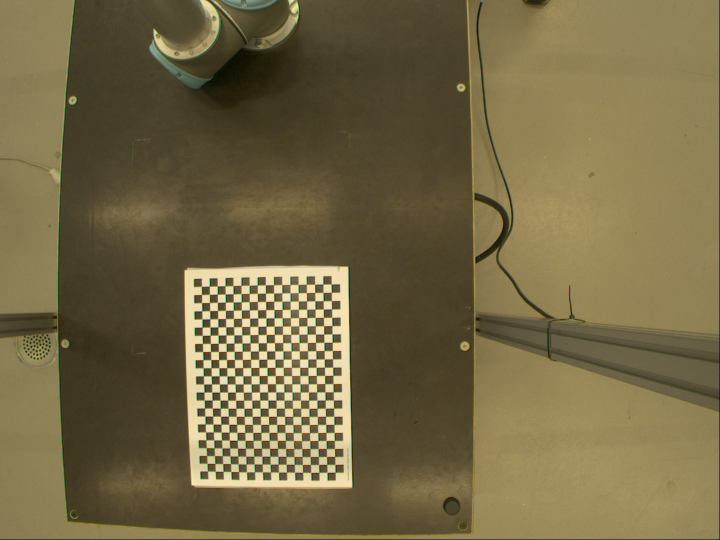
#> input picture Image__2018-10-05__10-29-04.png, 1440 x 1080 px (shown at 1/2 size); its folder holds 5 pictures in this run
$ python CameraCalibration.py
#> lines starting #> are read from the running program, lines starting #| are printed output that depends on the picture; after the words box and inside, x2 and y2 are one past the last pixel; in counts of white or black regions, pixels touching at a corner belong together
import numpy as np
import cv2
import glob

def Main():
    #initialize corner count and photo size
    chessboardSize = (24,17)
    frameSize = (1440,1080)
    #subpixel termination code prerequisite
    criteria = (cv2.TERM_CRITERIA_EPS + cv2.TERM_CRITERIA_MAX_ITER, 30, 0.001)
    #initialize object point array size to amount of corners on chessboard
    objp = np.zeros((chessboardSize[0] * chessboardSize[1], 3), np.float32)
    objp[:,:2] = np.mgrid[0:chessboardSize[0],0:chessboardSize[1]].T.reshape(-1,2)
    #initialize 2D/3D arrays
    objpoints = []  #3D
    imgpoints = []  #2D
    #gather Images from directory
    images = glob.glob('*.png')
    #parse images into array
    for image in images:
        #reads the image and converts to grayscale
        img = cv2.imread(image)
#> img is the input picture: shape (1080, 1440, 3); mean B, G, R 69.3, 103.9, 116.1
        gray = cv2.cvtColor(img, cv2.COLOR_BGR2GRAY)
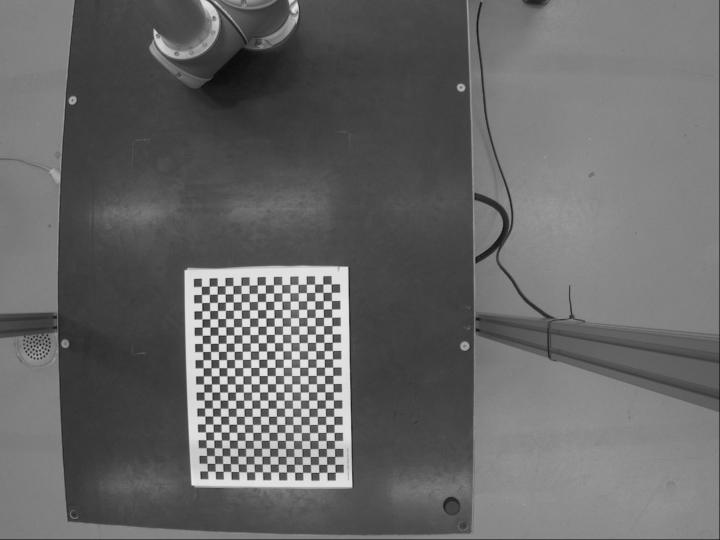
#> gray: shape (1080, 1440) (shown at 1/2 size); min 0, max 244, mean 103.6
        #find chessboard corners
        ret, corners = cv2.findChessboardCorners(gray, chessboardSize, None)
#> ret = True; corners = 408 rows, first 8: [415.7, 942.6], [414.7, 927.8], [414.2, 911.9], [412.8, 896.3], [412.5, 880.3], [411.9, 864.8], [411, 848.7], [410.6, 832.7]

        if ret == True:
            #storing 2D/3D data from image
            objpoints.append(objp)
            corners2 = cv2.cornerSubPix(gray, corners, (11,11), (-1,-1), criteria)
#> corners2 = 408 rows, first 8: [415.5, 942.6], [414.6, 927.3], [414.1, 911.7], [412.9, 895.9], [412.5, 880.3], [411.8, 864.5], [410.9, 848.6], [410.4, 832.6]
            imgpoints.append(corners)
            #displays output to user (debug tool)
            cv2.drawChessboardCorners(img, chessboardSize, corners2, ret)
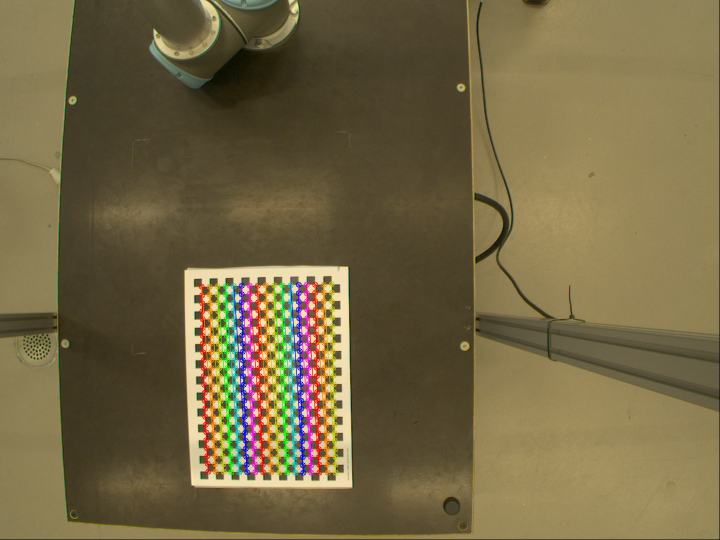
#> img: shape (1080, 1440, 3) (shown at 1/2 size); 4.02% of pixels changed, all inside (x1, y1, x2, y2) = (397, 562, 678, 952)
            cv2.imshow('img', img)
            cv2.waitKey(1000)
#> pass 2 of the loop in Main, `for image in images:`:
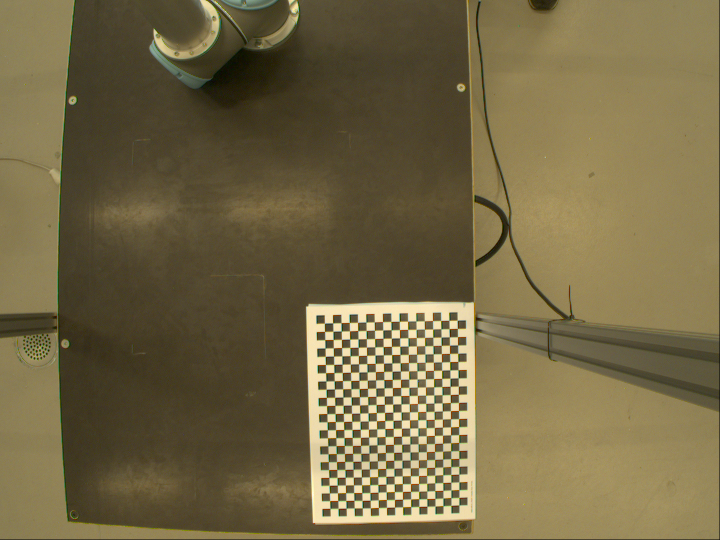
#> input picture Image__2018-10-05__10-29-50.png, 1440 x 1080 px (shown at 1/2 size)
#> in Main, img is the input picture: shape (1080, 1440, 3); mean B, G, R 69.4, 103.8, 116
#> in Main, `gray = cv2.cvtColor(img, cv2.COLOR_BGR2GRAY)`:
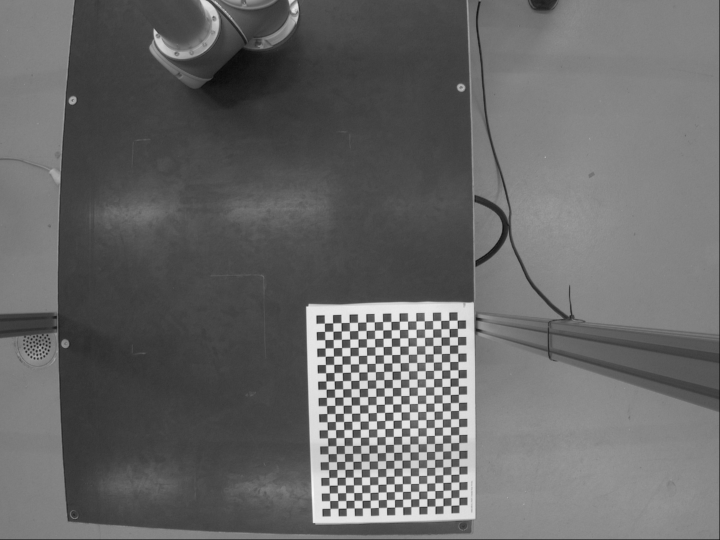
#> gray: shape (1080, 1440) (shown at 1/2 size); min 0, max 251, mean 103.5
#> corners = 408 rows, first 8: [660.6, 1017.3], [660.2, 1002], [659.5, 986.5], [659, 971.6], [658.5, 955.5], [658.2, 939.9], [657.4, 924.1], [656.7, 908.3]
#> corners2 = 408 rows, first 8: [660.6, 1017.2], [660.1, 1001.8], [659.4, 986.5], [658.7, 971.1], [658.5, 955.5], [657.9, 939.8], [657.3, 924], [656.6, 908.2]
#> in Main, `cv2.drawChessboardCorners(img, chessboardSize, corners2, ret)`:
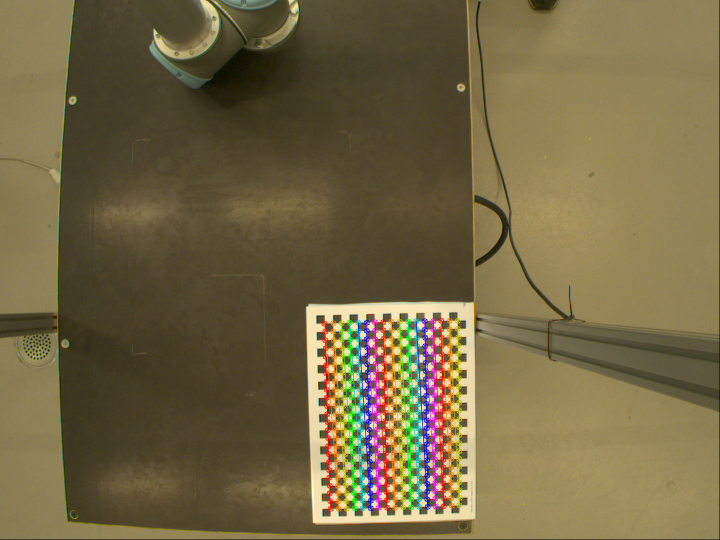
#> img: shape (1080, 1440, 3) (shown at 1/2 size); 4.02% of pixels changed, all inside (x1, y1, x2, y2) = (643, 635, 926, 1024)
#> pass 3 of the loop in Main, `for image in images:`:
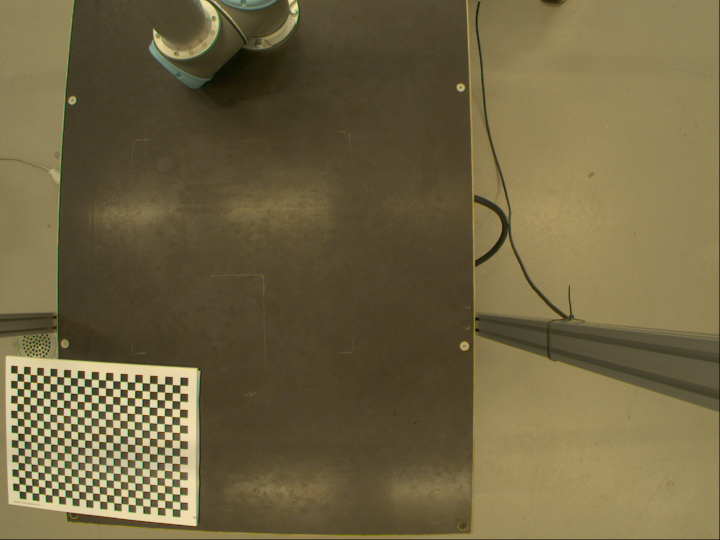
#> input picture Image__2018-10-05__10-30-08.png, 1440 x 1080 px (shown at 1/2 size)
#> in Main, img is the input picture: shape (1080, 1440, 3); mean B, G, R 66.4, 100.3, 112.1
#> in Main, `gray = cv2.cvtColor(img, cv2.COLOR_BGR2GRAY)`:
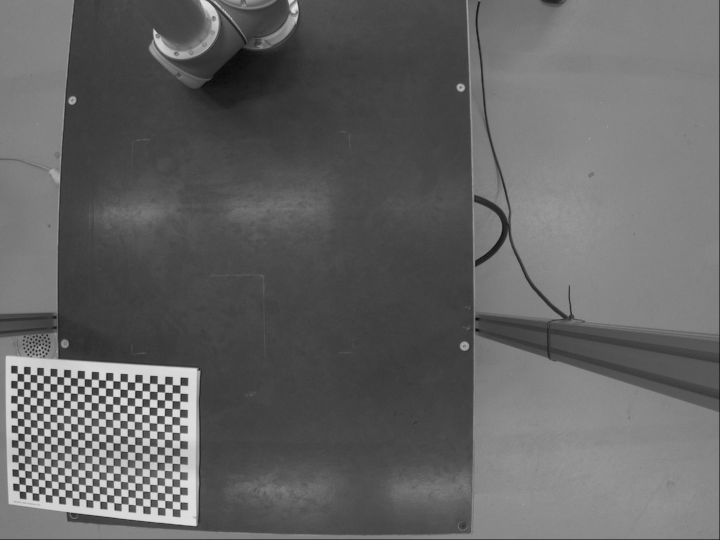
#> gray: shape (1080, 1440) (shown at 1/2 size); min 0, max 248, mean 100
#> corners = 408 rows, first 8: [35.19, 747.5], [48.02, 748.3], [60.8, 749.7], [74.33, 750.4], [87.34, 751.8], [100.7, 752.5], [114.4, 753.8], [128.1, 754.5]
#> corners2 = 408 rows, first 8: [34.9, 747], [48.09, 748.2], [54.89, 749], [74.32, 750.3], [87.02, 751.3], [100.7, 752.4], [114.3, 753.5], [128, 754.5]
#> in Main, `cv2.drawChessboardCorners(img, chessboardSize, corners2, ret)`:
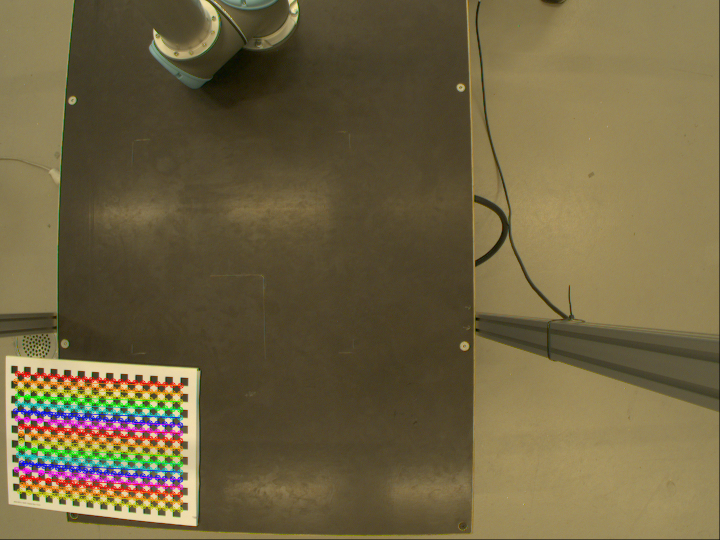
#> img: shape (1080, 1440, 3) (shown at 1/2 size); 3.62% of pixels changed, all inside (x1, y1, x2, y2) = (25, 741, 368, 1026)
#> the loop made 5 passes; the first 3 are shown

    #call calibration
    Calibrate(objpoints, imgpoints, frameSize)

    cv2.destroyAllWindows()

def Calibrate(objpoints, imgpoints, frameSize):
    #store calibration data
    ret, cameraMatrix, dist, rvecs, tvecs = cv2.calibrateCamera(objpoints, imgpoints, frameSize, None, None)
    #call distortion/error functions
    Distortion(cameraMatrix, dist)
    Error(objpoints, rvecs, tvecs, cameraMatrix, dist, imgpoints)

def Distortion(cameraMatrix, dist):
    #read in pre-corrected image
    img = cv2.imread('cali5.png')
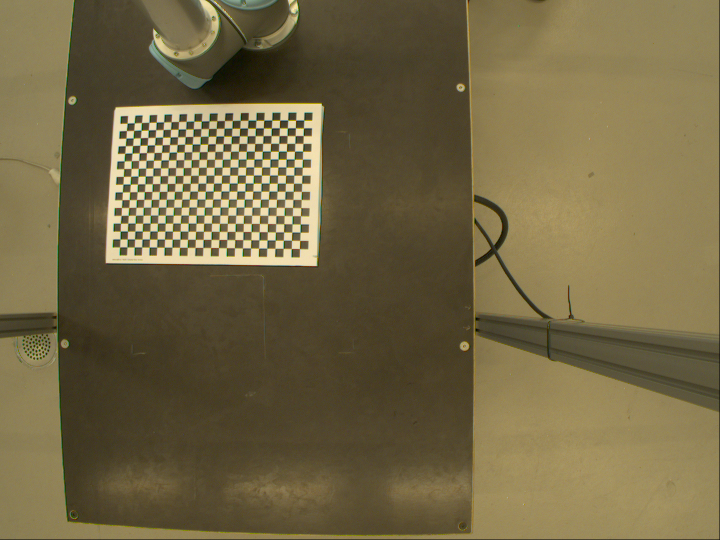
#> input picture cali5.png, 1440 x 1080 px (shown at 1/2 size)
#> img is the input picture: shape (1080, 1440, 3); mean B, G, R 68.9, 103, 115
    h,  w = img.shape[:2]
#> h = 1080; w = 1440
    #uses calibration data to make new camera matrix
    newCameraMatrix, roi = cv2.getOptimalNewCameraMatrix(cameraMatrix, dist, (w,h), 1, (w,h))
    #corrects distorted image
    dst = cv2.undistort(img, cameraMatrix, dist, None, newCameraMatrix)
    #crops image and writes to file
    x, y, w, h = roi
    dst = dst[y:y+h, x:x+w]
#> dst: shape (950, 1298, 3)
    cv2.imwrite('caliResult1.png', dst)
    #remapping technique for distortion correction
    mapx, mapy = cv2.initUndistortRectifyMap(cameraMatrix, dist, None, newCameraMatrix, (w,h), 5)
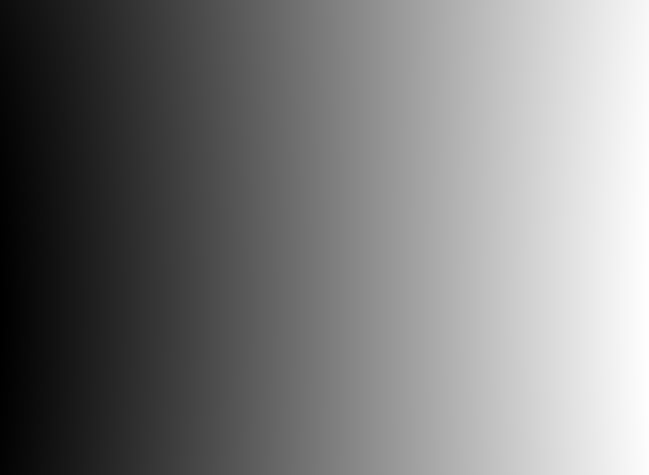
#> mapx: shape (950, 1298) float32 (shown at 1/2 size); min -68.28, max 1362.1, mean 630.7; drawn with min black and max white
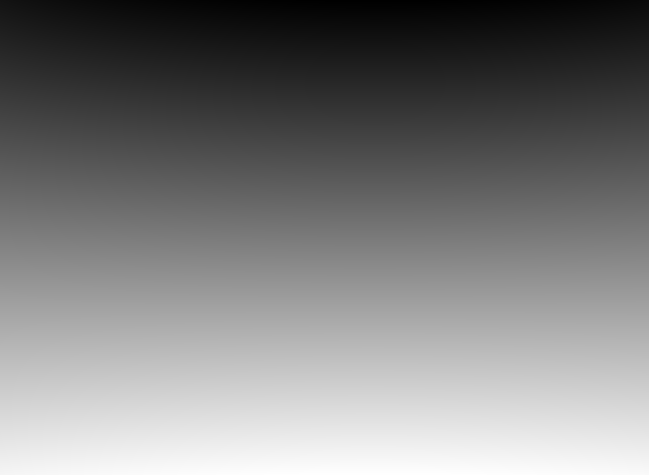
#> mapy: shape (950, 1298) float32 (shown at 1/2 size); min -80.04, max 988.8, mean 445.1; drawn with min black and max white
    dst = cv2.remap(img, mapx, mapy, cv2.INTER_LINEAR)
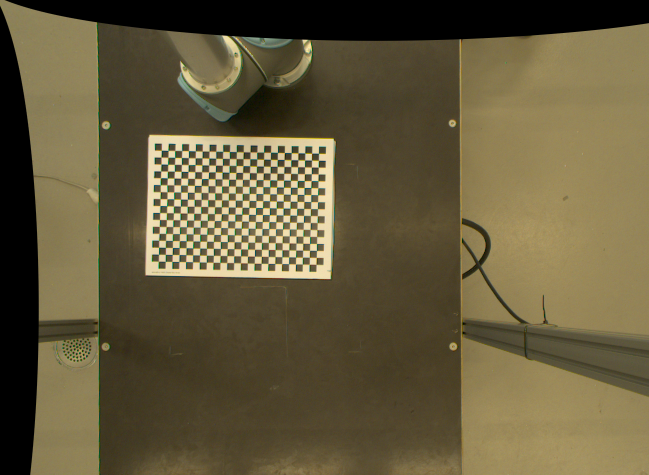
#> dst: shape (950, 1298, 3) (shown at 1/2 size); mean B, G, R 60.8, 90.6, 100.9
    #crops image and writes to file
    x, y, w, h = roi
    dst = dst[y:y+h, x:x+w]
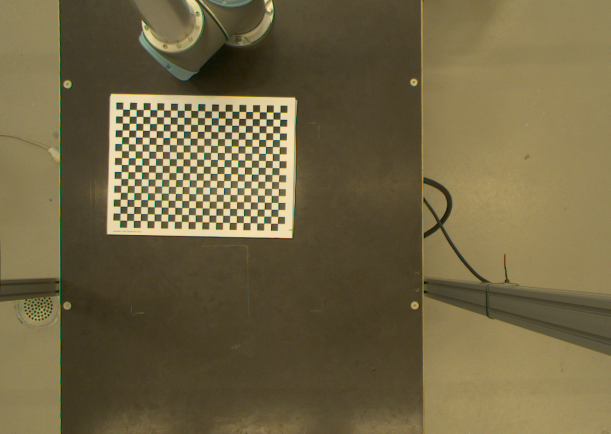
#> dst: shape (868, 1221, 3) (shown at 1/2 size); mean B, G, R 68.2, 101.7, 113.3
    cv2.imwrite('caliResult2.png', dst)

def Error(objpoints, rvecs, tvecs, cameraMatrix, dist, imgpoints):
    #calculates error for program
    mean_error = 0
    for i in range(len(objpoints)):
        imgpoints2, _ = cv2.projectPoints(objpoints[i], rvecs[i], tvecs[i], cameraMatrix, dist)
        error = cv2.norm(imgpoints[i], imgpoints2, cv2.NORM_L2)/len(imgpoints2)
        mean_error += error

    print( "total error: {}".format(mean_error/len(objpoints)) )

Main()
